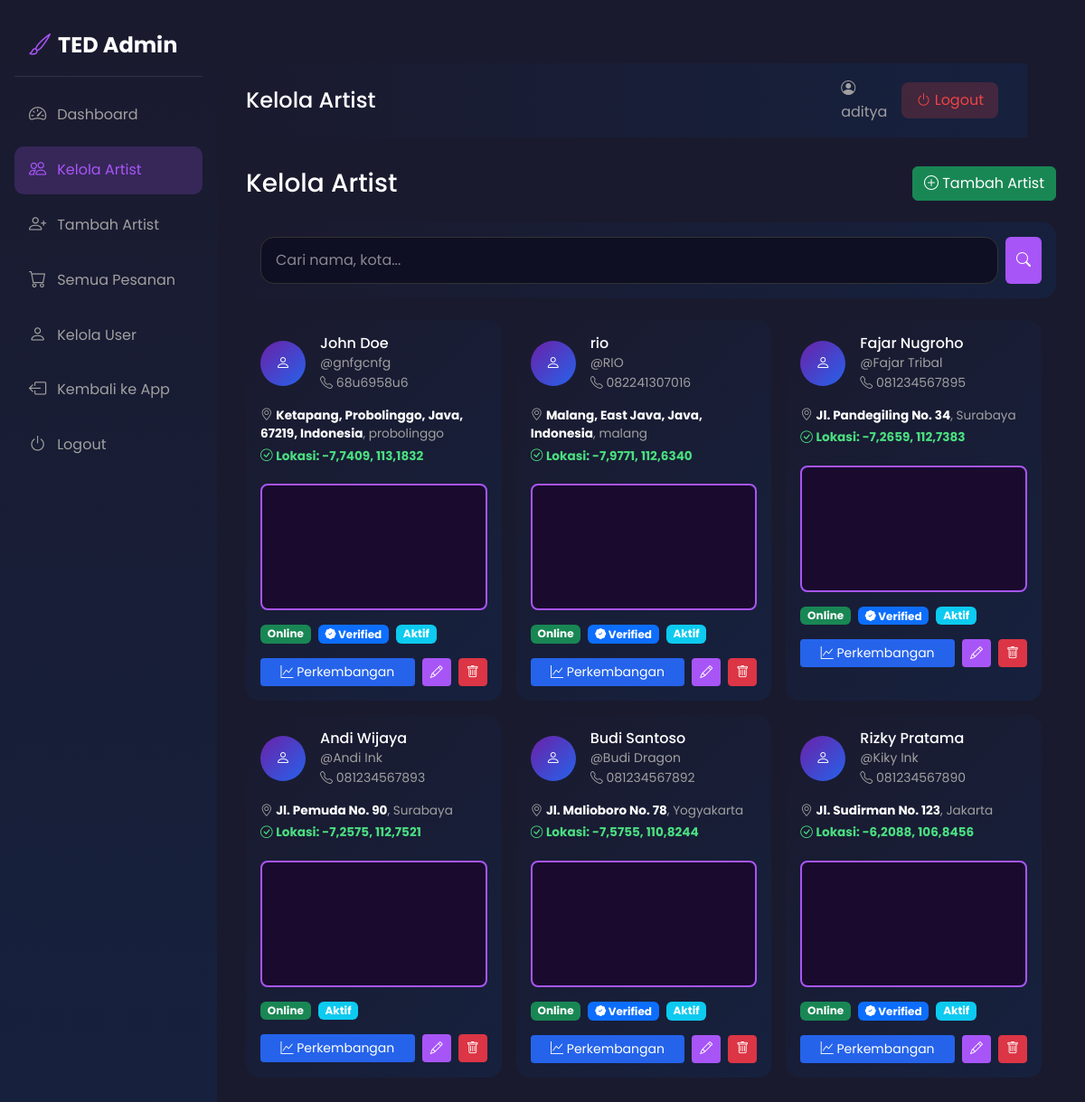
The app's page /owner/artists/ (signed in) with its own data.
### tedapp/models.py (models this page shows, shortened)
class Artist(models.Model):
    user = models.OneToOneField(User, on_delete=models.CASCADE, null=True, blank=True, related_name='artist_profile')
    name = models.CharField(max_length=200)
    nickname = models.CharField(max_length=100)
    photo = models.ImageField(upload_to='artists/', blank=True, null=True)
    phone = models.CharField(max_length=20)
    email = models.EmailField(blank=True)
    address = models.CharField(max_length=300)
    city = models.CharField(max_length=100)
    latitude = models.DecimalField(max_digits=9, decimal_places=6, null=True, blank=True)
    longitude = models.DecimalField(max_digits=9, decimal_places=6, null=True, blank=True)
    current_latitude = models.DecimalField(max_digits=9, decimal_places=6, null=True, blank=True, help_text='Lokasi saat ini (mobile tracking)')
    current_longitude = models.DecimalField(max_digits=9, decimal_places=6, null=True, blank=True, help_text='Lokasi saat ini (mobile tracking)')
    description = models.TextField()
    specializations = models.CharField(max_length=300)
    experience_years = models.IntegerField(default=0)
    rating = models.DecimalField(max_digits=3, decimal_places=2, default=0)
    total_reviews = models.IntegerField(default=0)
    is_available_home = models.BooleanField(default=True)
    is_available_studio = models.BooleanField(default=True)
    home_service_fee = models.DecimalField(max_digits=10, decimal_places=0, default=0)
    studio_name = models.CharField(max_length=200, blank=True)
    studio_address = models.CharField(max_length=300, blank=True)
    service_radius_km = models.DecimalField(max_digits=5, decimal_places=2, default=20, help_text='Radius layanan dalam km')
    is_verified = models.BooleanField(default=False)
    is_active = models.BooleanField(default=True)
    is_online = models.BooleanField(default=False, help_text='Artist sedang online/menerima order')
    payment_gopay = models.CharField(max_length=30, blank=True, help_text='Nomor GoPay')
    payment_ovo = models.CharField(max_length=30, blank=True, help_text='Nomor OVO')
    payment_dana = models.CharField(max_length=30, blank=True, help_text='Nomor DANA')
    payment_shopeepay = models.CharField(max_length=30, blank=True, help_text='Nomor ShopeePay')
    payment_transfer = models.CharField(max_length=50, blank=True, help_text='Nomor Rekening Transfer Bank')
    payment_bank_name = models.CharField(max_length=50, blank=True, help_text='Nama Bank')
    created_at = models.DateTimeField(auto_now_add=True)
    @property
    def has_location(self):
        return bool(self.latitude and self.longitude)

### tedapp/views.py (the view)
# urls.py: path('owner/artists/', views.owner_artists, name='owner_artists'),
@login_required
def owner_artists(request):
    try:
        profile = request.user.profile
        if profile.role != 'owner':
            messages.error(request, 'Anda tidak memiliki akses ke halaman owner.')
            return redirect('home')
    except UserProfile.DoesNotExist:
        return redirect('home')
    search = request.GET.get('q', '')
    artists_list = Artist.objects.all().order_by('-created_at')
    if search:
        artists_list = artists_list.filter(
            Q(name__icontains=search) |
            Q(city__icontains=search) |
            Q(nickname__icontains=search)
        )
    context = {
        'artists': artists_list,
        'search': search,
    }
    return render(request, 'tedapp/owner_artists.html', context)

### tedapp/templates/tedapp/owner_artists.html (shortened to what this page needs)
{% extends 'tedapp/owner_base.html' %}
{% block page_title %}Kelola Artist{% endblock %}
{% block content %}
<div class="d-flex justify-content-between align-items-center mb-4">
    <h3 class="text-white mb-0">Kelola Artist</h3>
    <a href="{% url 'owner_add_artist' %}" class="btn btn-success">
        <i class="bi bi-plus-circle"></i> Tambah Artist
    </a>
</div>
<div class="card border-0 mb-4" style="background: linear-gradient(135deg, #1a1a2e 0%, #16213e 100%); border-radius: 15px;">
    <div class="card-body">
        <form method="GET" class="d-flex gap-2">
            <input type="text" name="q" class="form-control" style="background: #0f0f23; border: 1px solid #333; color: #fff;" placeholder="Cari nama, kota..." value="{{ search }}">
            <button type="submit" class="btn btn-primary" style="background: #a855f7; border: none;">
                <i class="bi bi-search"></i>
            </button>
        </form>
    </div>
</div>
<link rel="stylesheet" href="https://unpkg.com/leaflet@1.9.4/dist/leaflet.css" />
<div class="row g-3">
    {% for artist in artists %}
    <div class="col-md-6 col-lg-4">
        <div class="card border-0 h-100" style="background: linear-gradient(135deg, #1a1a2e 0%, #16213e 100%); border-radius: 15px;">
            <div class="card-body">
                <div class="d-flex align-items-center mb-3">
                    {% if artist.photo %}
                    <img src="{{ artist.photo.url }}" class="rounded-circle me-3" style="width: 50px; height: 50px; object-fit: cover;">
                    {% else %}
                    <div class="rounded-circle me-3 d-flex align-items-center justify-content-center" style="width: 50px; height: 50px; background: linear-gradient(135deg, #6B21A8 0%, #2563EB 100%);">
                        <i class="bi bi-person text-white"></i>
                    </div>
                    {% endif %}
                    <div>
                        <h6 class="text-white mb-0">{{ artist.name }}</h6>
                        <small style="color: #a0a0a0;">@{{ artist.nickname }}</small>
                        <small class="d-block" style="color: #a0a0a0;"><i class="bi bi-telephone"></i> {{ artist.phone }}</small>
                    </div>
                </div>
                <div class="mb-3" style="font-size: 0.85rem;">
                    <p class="mb-1" style="color: #a0a0a0;"><i class="bi bi-geo-alt"></i> <strong style="color: #fff;">{{ artist.address }}</strong>, {{ artist.city }}</p>
                    {% if artist.has_location %}
                    <p class="mb-1" style="color: #4ade80;"><i class="bi bi-check-circle"></i> <strong>Lokasi: {{ artist.latitude|floatformat:4 }}, {{ artist.longitude|floatformat:4 }}</strong></p>
                    {% else %}
                    <p class="mb-0" style="color: #f87171;"><i class="bi bi-exclamation-triangle"></i> Lokasi belum di-set</p>
                    {% endif %}
                </div>
                {% if artist.has_location %}
                <div class="owner-map-container mb-3" data-lat="{{ artist.latitude }}" data-lng="{{ artist.longitude }}" data-name="{{ artist.name }}" data-address="{{ artist.address }}" data-city="{{ artist.city }}" style="height: 140px; border-radius: 8px; overflow: hidden; border: 2px solid #a855f7;"></div>
                {% endif %}
                <div class="d-flex gap-2 mb-3">
                    {% if artist.is_online %}
                    <span class="badge bg-success">Online</span>
                    {% else %}
                    <span class="badge bg-secondary">Offline</span>
                    {% endif %}
                    {% if artist.is_verified %}
                    <span class="badge bg-primary"><i class="bi bi-patch-check-fill"></i> Verified</span>
                    {% endif %}
                    {% if artist.is_active %}
                    <span class="badge bg-info">Aktif</span>
                    {% else %}
                    <span class="badge bg-danger">Nonaktif</span>
                    {% endif %}
                </div>
                <div class="d-flex gap-2">
                    <a href="{% url 'owner_artist_detail' artist.id %}" class="btn btn-sm flex-fill" style="background: #2563EB; color: #fff;">
                        <i class="bi bi-graph-up"></i> Perkembangan
                    </a>
                    <a href="{% url 'owner_edit_artist' artist.id %}" class="btn btn-sm" style="background: #a855f7; color: #fff;">
                        <i class="bi bi-pencil"></i>
                    </a>
                    <a href="{% url 'owner_delete_artist' artist.id %}" class="btn btn-sm btn-danger" onclick="return confirm('Yakin hapus artist {{ artist.name }}?')">
                        <i class="bi bi-trash"></i>
                    </a>
                </div>
            </div>
        </div>
    </div>
    {% empty %}
    <div class="col-12 text-center py-5">
        <i class="bi bi-people fs-1" style="color: #a0a0a0;"></i>
        <h5 class="mt-3 text-white">Tidak ada artist</h5>
        <a href="{% url 'owner_add_artist' %}" class="btn btn-success mt-2">Tambah Artist</a>
    </div>
    {% endfor %}
</div>
{% endblock %}

### tedapp/templates/tedapp/owner_base.html (shortened to what this page needs)
{% load static %}
{% load custom_filters %}
<!DOCTYPE html>
<html lang="id">
<head>
    <link href="https://cdn.jsdelivr.net/npm/bootstrap@5.3.0/dist/css/bootstrap.min.css" rel="stylesheet">
    <link rel="stylesheet" href="https://cdn.jsdelivr.net/npm/bootstrap-icons@1.10.0/font/bootstrap-icons.css">
    <link rel="stylesheet" href="https://unpkg.com/leaflet@1.9.4/dist/leaflet.css">
    <link rel="stylesheet" href="{% static 'base.css' %}">
    <link rel="stylesheet" href="{% static 'owner.css' %}">
</head>
<body>
    <aside class="sidebar">
        <a href="{% url 'owner_dashboard' %}" class="sidebar-brand">
            <i class="bi bi-brush" style="color: #a855f7;"></i> TED Admin
        </a>
        <ul class="sidebar-nav">
            <li>
                <a href="{% url 'owner_dashboard' %}" class="{% if request.path == '/owner/' %}active{% endif %}">
                    <i class="bi bi-speedometer2"></i>
                    <span>Dashboard</span>
                </a>
            </li>
            <li>
                <a href="{% url 'owner_artists' %}" class="{% if '/owner/artists' in request.path %}active{% endif %}">
                    <i class="bi bi-people"></i>
                    <span>Kelola Artist</span>
                </a>
            </li>
            <li>
                <a href="{% url 'owner_add_artist' %}" class="{% if '/owner/artist/add' in request.path %}active{% endif %}">
                    <i class="bi bi-person-plus"></i>
                    <span>Tambah Artist</span>
                </a>
            </li>
            <li>
                <a href="{% url 'owner_bookings' %}" class="{% if '/owner/bookings' in request.path %}active{% endif %}">
                    <i class="bi bi-cart"></i>
                    <span>Semua Pesanan</span>
                </a>
            </li>
            <li>
                <a href="{% url 'owner_users' %}" class="{% if '/owner/users' in request.path %}active{% endif %}">
                    <i class="bi bi-person"></i>
                    <span>Kelola User</span>
                </a>
            </li>
            <li>
                <a href="{% url 'home' %}">
                    <i class="bi bi-box-arrow-left"></i>
                    <span>Kembali ke App</span>
                </a>
            </li>
            <li>
                <a href="{% url 'logout' %}">
                    <i class="bi bi-power"></i>
                    <span>Logout</span>
                </a>
            </li>
        </ul>
    </aside>
    <main class="main-content">
        <div class="admin-header">
            <h1>{% block page_title %}Owner Panel{% endblock %}</h1>
            <div class="d-flex align-items-center gap-3">
                <span class="user-info">
                    <i class="bi bi-person-circle"></i> {{ request.user.username }}
                </span>
                <a href="{% url 'logout' %}" class="btn btn-logout">
                    <i class="bi bi-power"></i> Logout
                </a>
            </div>
        </div>
        {% block content %}{% endblock %}
    </main>
</body>
</html>

### static/base.css (style rules this page uses)
:root { --primary-purple: #6B21A8; --primary-purple-light: #9333EA; --primary-purple-dark: #581C87; --primary-blue: #2563EB; --primary-blue-light: #3B82F6; --primary-blue-dark: #1D4ED8; --accent-purple: #A855F7; --accent-blue: #60A5FA; --dark-bg: #0F0523; --card-bg: #1A0A2E; --text-primary: #FFFFFF; --text-secondary: #C4B5FD; --safe-area-bottom: env(safe-area-inset-bottom, 0px); }
* { margin: 0; padding: 0; box-sizing: border-box; -webkit-tap-highlight-color: transparent; -webkit-touch-callout: none; -webkit-user-select: none; user-select: none; }
html { overflow-x: hidden !important; max-width: 100vw !important; width: 100% !important; touch-action: pan-y pinch-zoom; }
body { font-family: 'Poppins', sans-serif; background: linear-gradient(135deg, var(--dark-bg) 0%, #0A1628 50%, var(--dark-bg) 100%); color: var(--text-primary); min-height: 100vh; overflow-x: hidden !important; overflow-y: auto; -webkit-overflow-scrolling: touch; padding-top: 70px; padding-bottom: 20px; max-width: 100%; width: 100%; touch-action: pan-y; }
.container, .row, section, article, main, nav, header, footer, div { max-width: 100%; overflow-x: hidden; }
.user-info { display: flex; flex-direction: column; gap: 2px; }
@media (min-width: 1025px) { body { padding-top: 70px; } }
.form-control { background: var(--card-bg); border: 1px solid rgba(168, 85, 247, 0.3); color: var(--text-primary); border-radius: 15px; padding: 0.8rem 1rem; }
.form-control::placeholder { color: rgba(255, 255, 255, 0.5); }
.leaflet-container { background: var(--card-bg) !important; }
@media (min-width: 769px) { body { padding-top: 70px; } }

### static/owner.css (style rules this page uses)
body { background: #1a1a2e; }
.sidebar { position: fixed; left: 0; top: 0; bottom: 0; width: 240px; background: linear-gradient(180deg, #1a1a2e 0%, #16213e 100%); padding: 1rem; z-index: 100; }
.sidebar-brand { color: #fff; font-size: 1.5rem; font-weight: 700; text-decoration: none; display: flex; align-items: center; gap: 0.5rem; padding: 1rem; margin-bottom: 1rem; border-bottom: 1px solid rgba(255,255,255,0.1); }
.sidebar-nav { list-style: none; padding: 0; margin: 0; }
.sidebar-nav li { margin-bottom: 0.5rem; }
.sidebar-nav a { color: #a0a0a0; text-decoration: none; padding: 0.75rem 1rem; display: flex; align-items: center; gap: 0.75rem; border-radius: 10px; transition: all 0.3s; }
.sidebar-nav a:hover, .sidebar-nav a.active { background: rgba(168, 85, 247, 0.2); color: #a855f7; }
.sidebar-nav a i { font-size: 1.2rem; }
.main-content { margin-left: 240px; padding: 2rem; min-height: 100vh; }
.admin-header { background: linear-gradient(90deg, #1a1a2e 0%, #16213e 100%); padding: 1rem 2rem; margin: -2rem -2rem 2rem -2rem; display: flex; justify-content: space-between; align-items: center; }
.admin-header h1 { color: #fff; font-size: 1.5rem; margin: 0; }
.admin-header .user-info { color: #a0a0a0; }
.admin-header .btn-logout { background: rgba(239, 68, 68, 0.2); color: #ef4444; border: none; padding: 0.5rem 1rem; border-radius: 8px; cursor: pointer; }

### records on screen
Artist: name "John Doe", nickname "gnfgcnfg", phone "68u6958u6", address "Ketapang, Probolinggo, Java, 67219, Indonesia", city "probolinggo", latitude "-7,7409", longitude "113,1832", is_online "Online", is_verified True (drawn), is_active "Aktif"
Artist: name "rio", nickname "RIO", phone "082241307016", address "Malang, East Java, Java, Indonesia", city "malang", latitude "-7,9771", longitude "112,6340", is_online "Online", is_verified True (drawn), is_active "Aktif"
Artist: name "Fajar Nugroho", nickname "Fajar Tribal", phone "081234567895", address "Jl. Pandegiling No. 34", city "Surabaya", latitude "-7,2659", longitude "112,7383", is_online "Online", is_verified True (drawn), is_active "Aktif"
Artist: name "Andi Wijaya", nickname "Andi Ink", phone "081234567893", address "Jl. Pemuda No. 90", city "Surabaya", latitude "-7,2575", longitude "112,7521", is_online "Online", is_active "Aktif"
Artist: name "Budi Santoso", nickname "Budi Dragon", phone "081234567892", address "Jl. Malioboro No. 78", city "Yogyakarta", latitude "-7,5755", longitude "110,8244", is_online "Online", is_verified True (drawn), is_active "Aktif"
Artist: name "Rizky Pratama", nickname "Kiky Ink", phone "081234567890", address "Jl. Sudirman No. 123", city "Jakarta", latitude "-6,2088", longitude "106,8456", is_online "Online", is_verified True (drawn), is_active "Aktif"

### other values on screen
{{ request.user.username }} "aditya"
